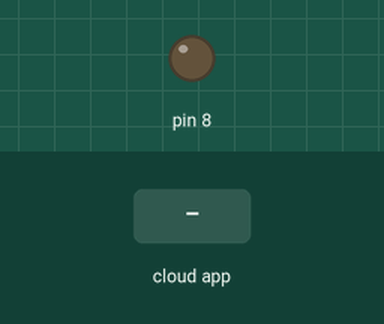
A sketch run on a simulated Arduino Uno, built with avr-gcc and run on an emulated ATmega328P. Parts: output pins drawn as LEDs (lit = HIGH). The inputs (shaded band) are chosen by the test bench. The ROS host is connected and sends only what is stated.

Above: at 1.2 s.
1.3 s: the phone or cloud app sets led_state to 1
At 1.8 s:
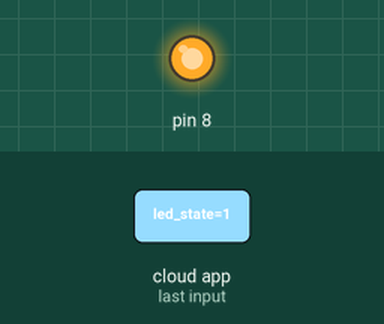
2.8 s: the phone or cloud app sets led_state to 0
At 4.1 s:
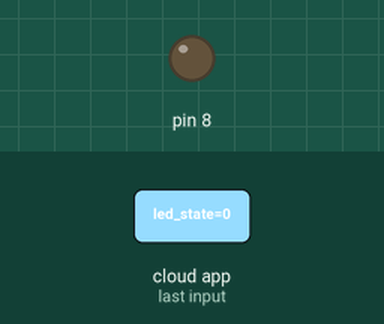
Timing chart, 0 to 5.8 s (numbered marks = the images above; inputs shaded):
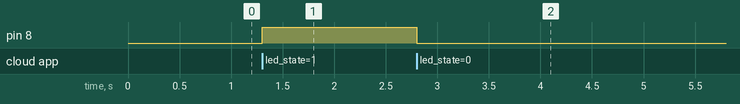

The sketch:

led_control.ino
```cpp
#include <ros.h>
#include <std_msgs/Bool.h>

// ROS
ros::NodeHandle nh;

void ledCallback(const std_msgs::Bool& msg) {
  bool led = msg.data;
  if (led == true) {
    digitalWrite(8, HIGH);
  } else {
    digitalWrite(8, LOW);
  }
}

ros::Subscriber<std_msgs::Bool> led_sub("/scan_sewing_gui/led_state", &ledCallback);

void setup() {
  nh.initNode();
  nh.subscribe(led_sub);

  pinMode(8,OUTPUT);
  delay(10);

}

void loop() {
  nh.spinOnce();
  delay(1);
}
```

Measured:
- after the input at 1.3 s, pin 8: LOW → HIGH at once
- after the input at 2.8 s, pin 8: HIGH → LOW at once
